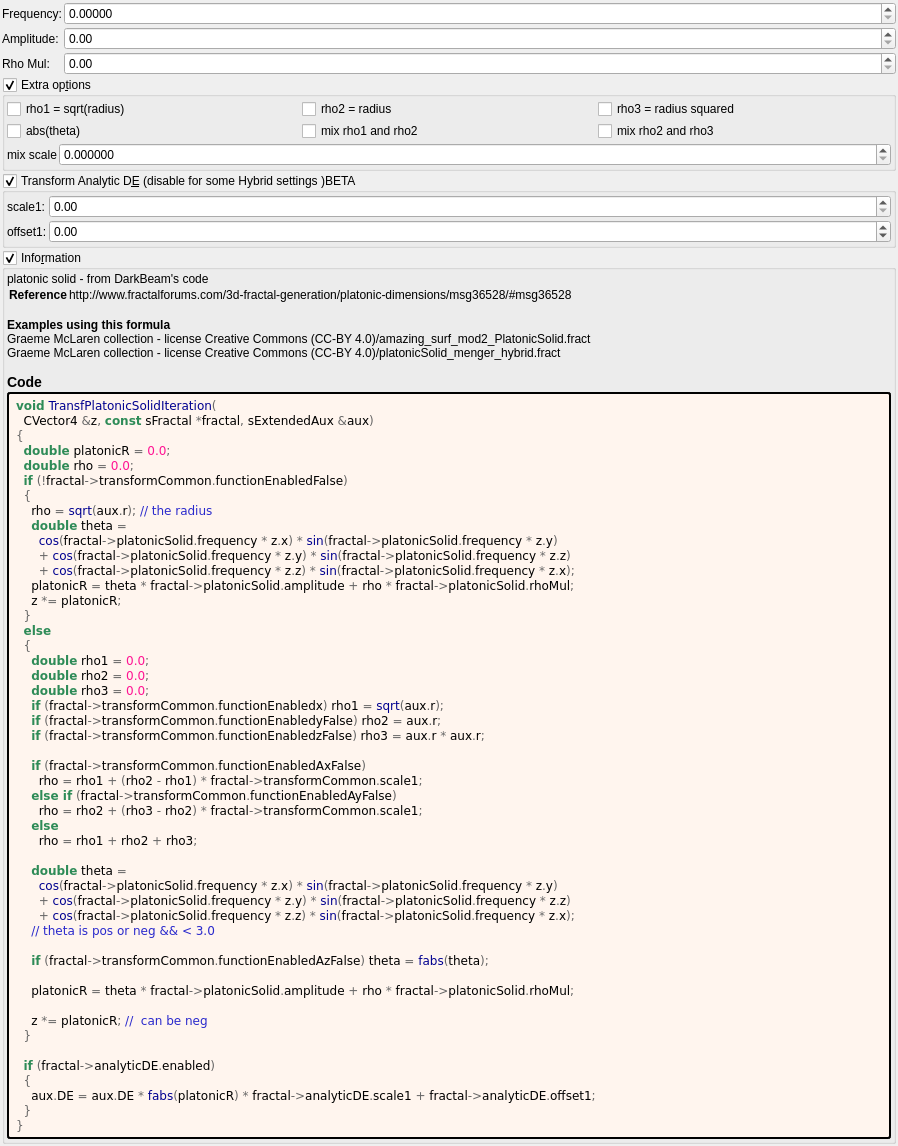
 <widget class="QWidget" name="Form">
  <property name="geometry">
   <rect>
    <x>0</x>
    <y>0</y>
    <width>898</width>
    <height>709</height>
   </rect>
  </property>
  <property name="windowTitle">
   <string notr="true">transf_platonic_solid</string>
  </property>
  <layout class="QVBoxLayout" name="verticalLayout">
   <property name="spacing">
    <number>2</number>
   </property>
   <property name="leftMargin">
    <number>2</number>
   </property>
   <property name="topMargin">
    <number>2</number>
   </property>
   <property name="rightMargin">
    <number>2</number>
   </property>
   <property name="bottomMargin">
    <number>2</number>
   </property>
   <item>
    <layout class="QGridLayout" name="gridLayout" rowstretch="0,0,0,0" columnstretch="0,1">
     <property name="spacing">
      <number>2</number>
     </property>
     <item row="3" column="1">
      <widget class="MyDoubleSpinBox" name="spinbox_platonic_solid_rhoMul">
       <property name="sizePolicy">
        <sizepolicy hsizetype="Minimum" vsizetype="Maximum">
         <horstretch>0</horstretch>
         <verstretch>0</verstretch>
        </sizepolicy>
       </property>
       <property name="prefix">
        <string/>
       </property>
       <property name="suffix">
        <string/>
       </property>
       <property name="decimals">
        <number>2</number>
       </property>
       <property name="minimum">
        <double>0.000000000000000</double>
       </property>
       <property name="maximum">
        <double>1000.000000000000000</double>
       </property>
       <property name="singleStep">
        <double>0.100000000000000</double>
       </property>
      </widget>
     </item>
     <item row="3" column="0">
      <widget class="QLabel" name="label_rhoMul">
       <property name="text">
        <string>Rho Mul:</string>
       </property>
      </widget>
     </item>
     <item row="2" column="1">
      <widget class="MyDoubleSpinBox" name="spinbox_platonic_solid_amplitude">
       <property name="sizePolicy">
        <sizepolicy hsizetype="Minimum" vsizetype="Maximum">
         <horstretch>0</horstretch>
         <verstretch>0</verstretch>
        </sizepolicy>
       </property>
       <property name="prefix">
        <string/>
       </property>
       <property name="suffix">
        <string/>
       </property>
       <property name="decimals">
        <number>2</number>
       </property>
       <property name="minimum">
        <double>0.000000000000000</double>
       </property>
       <property name="maximum">
        <double>1000.000000000000000</double>
       </property>
       <property name="singleStep">
        <double>0.100000000000000</double>
       </property>
      </widget>
     </item>
     <item row="1" column="1">
      <widget class="MyDoubleSpinBox" name="spinbox_platonic_solid_frequency">
       <property name="sizePolicy">
        <sizepolicy hsizetype="Minimum" vsizetype="Maximum">
         <horstretch>0</horstretch>
         <verstretch>0</verstretch>
        </sizepolicy>
       </property>
       <property name="prefix">
        <string/>
       </property>
       <property name="suffix">
        <string/>
       </property>
       <property name="decimals">
        <number>5</number>
       </property>
       <property name="minimum">
        <double>0.000000000000000</double>
       </property>
       <property name="maximum">
        <double>1000.000000000000000</double>
       </property>
       <property name="singleStep">
        <double>0.100000000000000</double>
       </property>
      </widget>
     </item>
     <item row="1" column="0">
      <widget class="QLabel" name="label_frequency">
       <property name="text">
        <string>Frequency:</string>
       </property>
      </widget>
     </item>
     <item row="2" column="0">
      <widget class="QLabel" name="label_amplitude">
       <property name="text">
        <string>Amplitude:</string>
       </property>
      </widget>
     </item>
    </layout>
   </item>
   <item>
    <widget class="MyGroupBox" name="groupCheck_transf_function_enabled_false">
     <property name="title">
      <string>Extra op&amp;tions</string>
     </property>
     <property name="checkable">
      <bool>true</bool>
     </property>
     <layout class="QVBoxLayout" name="verticalLayout_13" stretch="0,0">
      <property name="spacing">
       <number>2</number>
      </property>
      <property name="leftMargin">
       <number>2</number>
      </property>
      <property name="topMargin">
       <number>2</number>
      </property>
      <property name="rightMargin">
       <number>2</number>
      </property>
      <property name="bottomMargin">
       <number>2</number>
      </property>
      <item>
       <layout class="QGridLayout" name="gridLayout_2">
        <item row="0" column="1">
         <widget class="MyCheckBox" name="checkBox_transf_function_enabledy_false">
          <property name="toolTip">
           <string/>
          </property>
          <property name="text">
           <string>rho2 = radius</string>
          </property>
         </widget>
        </item>
        <item row="0" column="2">
         <widget class="MyCheckBox" name="checkBox_transf_function_enabledz_false">
          <property name="toolTip">
           <string/>
          </property>
          <property name="text">
           <string>rho3 = radius squared</string>
          </property>
         </widget>
        </item>
        <item row="0" column="0">
         <widget class="MyCheckBox" name="checkBox_transf_function_enabledx">
          <property name="toolTip">
           <string/>
          </property>
          <property name="text">
           <string>rho1 = sqrt(radius)</string>
          </property>
         </widget>
        </item>
        <item row="1" column="0">
         <widget class="MyCheckBox" name="checkBox_transf_function_enabledAz_false">
          <property name="toolTip">
           <string/>
          </property>
          <property name="text">
           <string>abs(theta)</string>
          </property>
         </widget>
        </item>
        <item row="1" column="1">
         <widget class="MyCheckBox" name="checkBox_transf_function_enabledAx_false">
          <property name="toolTip">
           <string/>
          </property>
          <property name="text">
           <string>mix rho1 and rho2</string>
          </property>
         </widget>
        </item>
        <item row="1" column="2">
         <widget class="MyCheckBox" name="checkBox_transf_function_enabledAy_false">
          <property name="toolTip">
           <string/>
          </property>
          <property name="text">
           <string>mix rho2 and rho3</string>
          </property>
         </widget>
        </item>
       </layout>
      </item>
      <item>
       <layout class="QGridLayout" name="gridLayout_3" rowstretch="0,0" columnstretch="0,1">
        <property name="spacing">
         <number>2</number>
        </property>
        <item row="1" column="1">
         <widget class="MyDoubleSpinBox" name="spinbox_transf_scale_1">
          <property name="sizePolicy">
           <sizepolicy hsizetype="Minimum" vsizetype="Maximum">
            <horstretch>0</horstretch>
            <verstretch>0</verstretch>
           </sizepolicy>
          </property>
          <property name="prefix">
           <string/>
          </property>
          <property name="suffix">
           <string/>
          </property>
          <property name="decimals">
           <number>6</number>
          </property>
          <property name="minimum">
           <double>0.000000000000000</double>
          </property>
          <property name="maximum">
           <double>1.000000000000000</double>
          </property>
          <property name="singleStep">
           <double>0.100000000000000</double>
          </property>
         </widget>
        </item>
        <item row="1" column="0">
         <widget class="QLabel" name="label_mix">
          <property name="text">
           <string>mix scale</string>
          </property>
         </widget>
        </item>
       </layout>
      </item>
     </layout>
    </widget>
   </item>
   <item>
    <widget class="MyGroupBox" name="groupCheck_analyticDE_enabled">
     <property name="title">
      <string>Transform Analytic D&amp;E (disable for some Hybrid settings )BETA</string>
     </property>
     <property name="checkable">
      <bool>true</bool>
     </property>
     <layout class="QVBoxLayout" name="verticalLayout_12" stretch="0">
      <property name="spacing">
       <number>2</number>
      </property>
      <property name="leftMargin">
       <number>2</number>
      </property>
      <property name="topMargin">
       <number>2</number>
      </property>
      <property name="rightMargin">
       <number>2</number>
      </property>
      <property name="bottomMargin">
       <number>2</number>
      </property>
      <item>
       <layout class="QGridLayout" name="gridLayout_28" columnstretch="0,0,1">
        <property name="spacing">
         <number>2</number>
        </property>
        <item row="1" column="1">
         <widget class="QLabel" name="label_178">
          <property name="text">
           <string>offset1:</string>
          </property>
         </widget>
        </item>
        <item row="0" column="1">
         <widget class="QLabel" name="label_179">
          <property name="text">
           <string>scale1:</string>
          </property>
         </widget>
        </item>
        <item row="0" column="2">
         <widget class="MyDoubleSpinBox" name="spinbox_analyticDE_scale_1">
          <property name="sizePolicy">
           <sizepolicy hsizetype="Minimum" vsizetype="Maximum">
            <horstretch>0</horstretch>
            <verstretch>0</verstretch>
           </sizepolicy>
          </property>
          <property name="prefix">
           <string/>
          </property>
          <property name="suffix">
           <string/>
          </property>
          <property name="decimals">
           <number>2</number>
          </property>
          <property name="minimum">
           <double>0.000000000000000</double>
          </property>
          <property name="maximum">
           <double>99.989999999999995</double>
          </property>
          <property name="singleStep">
           <double>0.100000000000000</double>
          </property>
         </widget>
        </item>
        <item row="1" column="2">
         <widget class="MyDoubleSpinBox" name="spinbox_analyticDE_offset_1">
          <property name="sizePolicy">
           <sizepolicy hsizetype="Minimum" vsizetype="Maximum">
            <horstretch>0</horstretch>
            <verstretch>0</verstretch>
           </sizepolicy>
          </property>
          <property name="prefix">
           <string/>
          </property>
          <property name="suffix">
           <string/>
          </property>
          <property name="decimals">
           <number>2</number>
          </property>
          <property name="minimum">
           <double>-99.989999999999995</double>
          </property>
          <property name="maximum">
           <double>99.989999999999995</double>
          </property>
          <property name="singleStep">
           <double>0.100000000000000</double>
          </property>
         </widget>
        </item>
       </layout>
      </item>
     </layout>
    </widget>
   </item>
   <item>
    <widget class="MyGroupBox" name="groupCheck_info">
     <property name="title">
      <string>Info&amp;rmation</string>
     </property>
     <property name="flat">
      <bool>false</bool>
     </property>
     <property name="checkable">
      <bool>true</bool>
     </property>
     <layout class="QVBoxLayout" name="verticalLayout_2">
      <property name="spacing">
       <number>2</number>
      </property>
      <property name="leftMargin">
       <number>2</number>
      </property>
      <property name="topMargin">
       <number>2</number>
      </property>
      <property name="rightMargin">
       <number>2</number>
      </property>
      <property name="bottomMargin">
       <number>2</number>
      </property>
      <item>
       <widget class="QLabel" name="label_information_general">
        <property name="text">
         <string notr="true">&lt;p&gt;platonic solid - from DarkBeam&#039;s code&lt;/p&gt;&lt;table&gt;
&lt;tr&gt;&lt;th&gt;Reference&lt;/th&gt;&lt;td&gt;http://www.fractalforums.com/3d-fractal-generation/platonic-dimensions/msg36528/#msg36528&lt;br&gt;
&lt;/td&gt;&lt;/tr&gt;
&lt;/table&gt;
&lt;br&gt;&lt;b&gt;Examples using this formula&lt;/b&gt;&lt;br&gt;Graeme McLaren  collection - license Creative Commons  (CC-BY 4.0)/amazing_surf_mod2_PlatonicSolid.fract&lt;br&gt;Graeme McLaren  collection - license Creative Commons  (CC-BY 4.0)/platonicSolid_menger_hybrid.fract&lt;h3&gt;Code&lt;/h3&gt;</string>
        </property>
        <property name="wordWrap">
         <bool>true</bool>
        </property>
        <property name="openExternalLinks">
         <bool>true</bool>
        </property>
        <property name="textInteractionFlags">
         <set>Qt::LinksAccessibleByMouse|Qt::TextSelectableByMouse</set>
        </property>
       </widget>
      </item>
      <item>
       <widget class="QLabel" name="label_code_content">
        <property name="styleSheet">
         <string notr="true">border-style: outset; border-width: 2px; border-radius: 3px; border-color: black; background-color: #fff5ee; padding: 4px;</string>
        </property>
        <property name="text">
         <string notr="true">&lt;body style=&quot;background-color:#fff5ee&quot;&gt;
&lt;pre style=&quot;color:#000000; background-color:#fff5ee;  font-family:&#039;Courier New&#039;,monospace;white-space: pre-wrap;&quot;&gt;&lt;span style=&quot;color:#2e8b57; font-weight:bold&quot;&gt;void&lt;/span&gt; &lt;span style=&quot;color:#00008f&quot;&gt;TransfPlatonicSolidIteration&lt;/span&gt;&lt;span style=&quot;color:#676767&quot;&gt;(&lt;/span&gt;
  CVector4 &lt;span style=&quot;color:#676767&quot;&gt;&amp;amp;&lt;/span&gt;z&lt;span style=&quot;color:#676767&quot;&gt;,&lt;/span&gt; &lt;span style=&quot;color:#2e8b57; font-weight:bold&quot;&gt;const&lt;/span&gt; sFractal &lt;span style=&quot;color:#676767&quot;&gt;*&lt;/span&gt;fractal&lt;span style=&quot;color:#676767&quot;&gt;,&lt;/span&gt; sExtendedAux &lt;span style=&quot;color:#676767&quot;&gt;&amp;amp;&lt;/span&gt;aux&lt;span style=&quot;color:#676767&quot;&gt;)&lt;/span&gt;
&lt;span style=&quot;color:#676767&quot;&gt;{&lt;/span&gt;
  &lt;span style=&quot;color:#2e8b57; font-weight:bold&quot;&gt;double&lt;/span&gt; platonicR &lt;span style=&quot;color:#676767&quot;&gt;=&lt;/span&gt; &lt;span style=&quot;color:#ff1493&quot;&gt;0.0&lt;/span&gt;&lt;span style=&quot;color:#676767&quot;&gt;;&lt;/span&gt;
  &lt;span style=&quot;color:#2e8b57; font-weight:bold&quot;&gt;double&lt;/span&gt; rho &lt;span style=&quot;color:#676767&quot;&gt;=&lt;/span&gt; &lt;span style=&quot;color:#ff1493&quot;&gt;0.0&lt;/span&gt;&lt;span style=&quot;color:#676767&quot;&gt;;&lt;/span&gt;
  &lt;span style=&quot;color:#2e8b57; font-weight:bold&quot;&gt;if&lt;/span&gt; &lt;span style=&quot;color:#676767&quot;&gt;(!&lt;/span&gt;fractal&lt;span style=&quot;color:#676767&quot;&gt;-&amp;gt;&lt;/span&gt;transformCommon&lt;span style=&quot;color:#676767&quot;&gt;.&lt;/span&gt;functionEnabledFalse&lt;span style=&quot;color:#676767&quot;&gt;)&lt;/span&gt;
  &lt;span style=&quot;color:#676767&quot;&gt;{&lt;/span&gt;
    rho &lt;span style=&quot;color:#676767&quot;&gt;=&lt;/span&gt; &lt;span style=&quot;color:#00008f&quot;&gt;sqrt&lt;/span&gt;&lt;span style=&quot;color:#676767&quot;&gt;(&lt;/span&gt;aux&lt;span style=&quot;color:#676767&quot;&gt;.&lt;/span&gt;r&lt;span style=&quot;color:#676767&quot;&gt;);&lt;/span&gt; &lt;span style=&quot;color:#2929cc&quot;&gt;// the radius&lt;/span&gt;
    &lt;span style=&quot;color:#2e8b57; font-weight:bold&quot;&gt;double&lt;/span&gt; theta &lt;span style=&quot;color:#676767&quot;&gt;=&lt;/span&gt;
      &lt;span style=&quot;color:#00008f&quot;&gt;cos&lt;/span&gt;&lt;span style=&quot;color:#676767&quot;&gt;(&lt;/span&gt;fractal&lt;span style=&quot;color:#676767&quot;&gt;-&amp;gt;&lt;/span&gt;platonicSolid&lt;span style=&quot;color:#676767&quot;&gt;.&lt;/span&gt;frequency &lt;span style=&quot;color:#676767&quot;&gt;*&lt;/span&gt; z&lt;span style=&quot;color:#676767&quot;&gt;.&lt;/span&gt;x&lt;span style=&quot;color:#676767&quot;&gt;) *&lt;/span&gt; &lt;span style=&quot;color:#00008f&quot;&gt;sin&lt;/span&gt;&lt;span style=&quot;color:#676767&quot;&gt;(&lt;/span&gt;fractal&lt;span style=&quot;color:#676767&quot;&gt;-&amp;gt;&lt;/span&gt;platonicSolid&lt;span style=&quot;color:#676767&quot;&gt;.&lt;/span&gt;frequency &lt;span style=&quot;color:#676767&quot;&gt;*&lt;/span&gt; z&lt;span style=&quot;color:#676767&quot;&gt;.&lt;/span&gt;y&lt;span style=&quot;color:#676767&quot;&gt;)&lt;/span&gt;
      &lt;span style=&quot;color:#676767&quot;&gt;+&lt;/span&gt; &lt;span style=&quot;color:#00008f&quot;&gt;cos&lt;/span&gt;&lt;span style=&quot;color:#676767&quot;&gt;(&lt;/span&gt;fractal&lt;span style=&quot;color:#676767&quot;&gt;-&amp;gt;&lt;/span&gt;platonicSolid&lt;span style=&quot;color:#676767&quot;&gt;.&lt;/span&gt;frequency &lt;span style=&quot;color:#676767&quot;&gt;*&lt;/span&gt; z&lt;span style=&quot;color:#676767&quot;&gt;.&lt;/span&gt;y&lt;span style=&quot;color:#676767&quot;&gt;) *&lt;/span&gt; &lt;span style=&quot;color:#00008f&quot;&gt;sin&lt;/span&gt;&lt;span style=&quot;color:#676767&quot;&gt;(&lt;/span&gt;fractal&lt;span style=&quot;color:#676767&quot;&gt;-&amp;gt;&lt;/span&gt;platonicSolid&lt;span style=&quot;color:#676767&quot;&gt;.&lt;/span&gt;frequency &lt;span style=&quot;color:#676767&quot;&gt;*&lt;/span&gt; z&lt;span style=&quot;color:#676767&quot;&gt;.&lt;/span&gt;z&lt;span style=&quot;color:#676767&quot;&gt;)&lt;/span&gt;
      &lt;span style=&quot;color:#676767&quot;&gt;+&lt;/span&gt; &lt;span style=&quot;color:#00008f&quot;&gt;cos&lt;/span&gt;&lt;span style=&quot;color:#676767&quot;&gt;(&lt;/span&gt;fractal&lt;span style=&quot;color:#676767&quot;&gt;-&amp;gt;&lt;/span&gt;platonicSolid&lt;span style=&quot;color:#676767&quot;&gt;.&lt;/span&gt;frequency &lt;span style=&quot;color:#676767&quot;&gt;*&lt;/span&gt; z&lt;span style=&quot;color:#676767&quot;&gt;.&lt;/span&gt;z&lt;span style=&quot;color:#676767&quot;&gt;) *&lt;/span&gt; &lt;span style=&quot;color:#00008f&quot;&gt;sin&lt;/span&gt;&lt;span style=&quot;color:#676767&quot;&gt;(&lt;/span&gt;fractal&lt;span style=&quot;color:#676767&quot;&gt;-&amp;gt;&lt;/span&gt;platonicSolid&lt;span style=&quot;color:#676767&quot;&gt;.&lt;/span&gt;frequency &lt;span style=&quot;color:#676767&quot;&gt;*&lt;/span&gt; z&lt;span style=&quot;color:#676767&quot;&gt;.&lt;/span&gt;x&lt;span style=&quot;color:#676767&quot;&gt;);&lt;/span&gt;
    platonicR &lt;span style=&quot;color:#676767&quot;&gt;=&lt;/span&gt; theta &lt;span style=&quot;color:#676767&quot;&gt;*&lt;/span&gt; fractal&lt;span style=&quot;color:#676767&quot;&gt;-&amp;gt;&lt;/span&gt;platonicSolid&lt;span style=&quot;color:#676767&quot;&gt;.&lt;/span&gt;amplitude &lt;span style=&quot;color:#676767&quot;&gt;+&lt;/span&gt; rho &lt;span style=&quot;color:#676767&quot;&gt;*&lt;/span&gt; fractal&lt;span style=&quot;color:#676767&quot;&gt;-&amp;gt;&lt;/span&gt;platonicSolid&lt;span style=&quot;color:#676767&quot;&gt;.&lt;/span&gt;rhoMul&lt;span style=&quot;color:#676767&quot;&gt;;&lt;/span&gt;
    z &lt;span style=&quot;color:#676767&quot;&gt;*=&lt;/span&gt; platonicR&lt;span style=&quot;color:#676767&quot;&gt;;&lt;/span&gt;
  &lt;span style=&quot;color:#676767&quot;&gt;}&lt;/span&gt;
  &lt;span style=&quot;color:#2e8b57; font-weight:bold&quot;&gt;else&lt;/span&gt;
  &lt;span style=&quot;color:#676767&quot;&gt;{&lt;/span&gt;
    &lt;span style=&quot;color:#2e8b57; font-weight:bold&quot;&gt;double&lt;/span&gt; rho1 &lt;span style=&quot;color:#676767&quot;&gt;=&lt;/span&gt; &lt;span style=&quot;color:#ff1493&quot;&gt;0.0&lt;/span&gt;&lt;span style=&quot;color:#676767&quot;&gt;;&lt;/span&gt;
    &lt;span style=&quot;color:#2e8b57; font-weight:bold&quot;&gt;double&lt;/span&gt; rho2 &lt;span style=&quot;color:#676767&quot;&gt;=&lt;/span&gt; &lt;span style=&quot;color:#ff1493&quot;&gt;0.0&lt;/span&gt;&lt;span style=&quot;color:#676767&quot;&gt;;&lt;/span&gt;
    &lt;span style=&quot;color:#2e8b57; font-weight:bold&quot;&gt;double&lt;/span&gt; rho3 &lt;span style=&quot;color:#676767&quot;&gt;=&lt;/span&gt; &lt;span style=&quot;color:#ff1493&quot;&gt;0.0&lt;/span&gt;&lt;span style=&quot;color:#676767&quot;&gt;;&lt;/span&gt;
    &lt;span style=&quot;color:#2e8b57; font-weight:bold&quot;&gt;if&lt;/span&gt; &lt;span style=&quot;color:#676767&quot;&gt;(&lt;/span&gt;fractal&lt;span style=&quot;color:#676767&quot;&gt;-&amp;gt;&lt;/span&gt;transformCommon&lt;span style=&quot;color:#676767&quot;&gt;.&lt;/span&gt;functionEnabledx&lt;span style=&quot;color:#676767&quot;&gt;)&lt;/span&gt; rho1 &lt;span style=&quot;color:#676767&quot;&gt;=&lt;/span&gt; &lt;span style=&quot;color:#00008f&quot;&gt;sqrt&lt;/span&gt;&lt;span style=&quot;color:#676767&quot;&gt;(&lt;/span&gt;aux&lt;span style=&quot;color:#676767&quot;&gt;.&lt;/span&gt;r&lt;span style=&quot;color:#676767&quot;&gt;);&lt;/span&gt;
    &lt;span style=&quot;color:#2e8b57; font-weight:bold&quot;&gt;if&lt;/span&gt; &lt;span style=&quot;color:#676767&quot;&gt;(&lt;/span&gt;fractal&lt;span style=&quot;color:#676767&quot;&gt;-&amp;gt;&lt;/span&gt;transformCommon&lt;span style=&quot;color:#676767&quot;&gt;.&lt;/span&gt;functionEnabledyFalse&lt;span style=&quot;color:#676767&quot;&gt;)&lt;/span&gt; rho2 &lt;span style=&quot;color:#676767&quot;&gt;=&lt;/span&gt; aux&lt;span style=&quot;color:#676767&quot;&gt;.&lt;/span&gt;r&lt;span style=&quot;color:#676767&quot;&gt;;&lt;/span&gt;
    &lt;span style=&quot;color:#2e8b57; font-weight:bold&quot;&gt;if&lt;/span&gt; &lt;span style=&quot;color:#676767&quot;&gt;(&lt;/span&gt;fractal&lt;span style=&quot;color:#676767&quot;&gt;-&amp;gt;&lt;/span&gt;transformCommon&lt;span style=&quot;color:#676767&quot;&gt;.&lt;/span&gt;functionEnabledzFalse&lt;span style=&quot;color:#676767&quot;&gt;)&lt;/span&gt; rho3 &lt;span style=&quot;color:#676767&quot;&gt;=&lt;/span&gt; aux&lt;span style=&quot;color:#676767&quot;&gt;.&lt;/span&gt;r &lt;span style=&quot;color:#676767&quot;&gt;*&lt;/span&gt; aux&lt;span style=&quot;color:#676767&quot;&gt;.&lt;/span&gt;r&lt;span style=&quot;color:#676767&quot;&gt;;&lt;/span&gt;

    &lt;span style=&quot;color:#2e8b57; font-weight:bold&quot;&gt;if&lt;/span&gt; &lt;span style=&quot;color:#676767&quot;&gt;(&lt;/span&gt;fractal&lt;span style=&quot;color:#676767&quot;&gt;-&amp;gt;&lt;/span&gt;transformCommon&lt;span style=&quot;color:#676767&quot;&gt;.&lt;/span&gt;functionEnabledAxFalse&lt;span style=&quot;color:#676767&quot;&gt;)&lt;/span&gt;
      rho &lt;span style=&quot;color:#676767&quot;&gt;=&lt;/span&gt; rho1 &lt;span style=&quot;color:#676767&quot;&gt;+ (&lt;/span&gt;rho2 &lt;span style=&quot;color:#676767&quot;&gt;-&lt;/span&gt; rho1&lt;span style=&quot;color:#676767&quot;&gt;) *&lt;/span&gt; fractal&lt;span style=&quot;color:#676767&quot;&gt;-&amp;gt;&lt;/span&gt;transformCommon&lt;span style=&quot;color:#676767&quot;&gt;.&lt;/span&gt;scale1&lt;span style=&quot;color:#676767&quot;&gt;;&lt;/span&gt;
    &lt;span style=&quot;color:#2e8b57; font-weight:bold&quot;&gt;else if&lt;/span&gt; &lt;span style=&quot;color:#676767&quot;&gt;(&lt;/span&gt;fractal&lt;span style=&quot;color:#676767&quot;&gt;-&amp;gt;&lt;/span&gt;transformCommon&lt;span style=&quot;color:#676767&quot;&gt;.&lt;/span&gt;functionEnabledAyFalse&lt;span style=&quot;color:#676767&quot;&gt;)&lt;/span&gt;
      rho &lt;span style=&quot;color:#676767&quot;&gt;=&lt;/span&gt; rho2 &lt;span style=&quot;color:#676767&quot;&gt;+ (&lt;/span&gt;rho3 &lt;span style=&quot;color:#676767&quot;&gt;-&lt;/span&gt; rho2&lt;span style=&quot;color:#676767&quot;&gt;) *&lt;/span&gt; fractal&lt;span style=&quot;color:#676767&quot;&gt;-&amp;gt;&lt;/span&gt;transformCommon&lt;span style=&quot;color:#676767&quot;&gt;.&lt;/span&gt;scale1&lt;span style=&quot;color:#676767&quot;&gt;;&lt;/span&gt;
    &lt;span style=&quot;color:#2e8b57; font-weight:bold&quot;&gt;else&lt;/span&gt;
      rho &lt;span style=&quot;color:#676767&quot;&gt;=&lt;/span&gt; rho1 &lt;span style=&quot;color:#676767&quot;&gt;+&lt;/span&gt; rho2 &lt;span style=&quot;color:#676767&quot;&gt;+&lt;/span&gt; rho3&lt;span style=&quot;color:#676767&quot;&gt;;&lt;/span&gt;

    &lt;span style=&quot;color:#2e8b57; font-weight:bold&quot;&gt;double&lt;/span&gt; theta &lt;span style=&quot;color:#676767&quot;&gt;=&lt;/span&gt;
      &lt;span style=&quot;color:#00008f&quot;&gt;cos&lt;/span&gt;&lt;span style=&quot;color:#676767&quot;&gt;(&lt;/span&gt;fractal&lt;span style=&quot;color:#676767&quot;&gt;-&amp;gt;&lt;/span&gt;platonicSolid&lt;span style=&quot;color:#676767&quot;&gt;.&lt;/span&gt;frequency &lt;span style=&quot;color:#676767&quot;&gt;*&lt;/span&gt; z&lt;span style=&quot;color:#676767&quot;&gt;.&lt;/span&gt;x&lt;span style=&quot;color:#676767&quot;&gt;) *&lt;/span&gt; &lt;span style=&quot;color:#00008f&quot;&gt;sin&lt;/span&gt;&lt;span style=&quot;color:#676767&quot;&gt;(&lt;/span&gt;fractal&lt;span style=&quot;color:#676767&quot;&gt;-&amp;gt;&lt;/span&gt;platonicSolid&lt;span style=&quot;color:#676767&quot;&gt;.&lt;/span&gt;frequency &lt;span style=&quot;color:#676767&quot;&gt;*&lt;/span&gt; z&lt;span style=&quot;color:#676767&quot;&gt;.&lt;/span&gt;y&lt;span style=&quot;color:#676767&quot;&gt;)&lt;/span&gt;
      &lt;span style=&quot;color:#676767&quot;&gt;+&lt;/span&gt; &lt;span style=&quot;color:#00008f&quot;&gt;cos&lt;/span&gt;&lt;span style=&quot;color:#676767&quot;&gt;(&lt;/span&gt;fractal&lt;span style=&quot;color:#676767&quot;&gt;-&amp;gt;&lt;/span&gt;platonicSolid&lt;span style=&quot;color:#676767&quot;&gt;.&lt;/span&gt;frequency &lt;span style=&quot;color:#676767&quot;&gt;*&lt;/span&gt; z&lt;span style=&quot;color:#676767&quot;&gt;.&lt;/span&gt;y&lt;span style=&quot;color:#676767&quot;&gt;) *&lt;/span&gt; &lt;span style=&quot;color:#00008f&quot;&gt;sin&lt;/span&gt;&lt;span style=&quot;color:#676767&quot;&gt;(&lt;/span&gt;fractal&lt;span style=&quot;color:#676767&quot;&gt;-&amp;gt;&lt;/span&gt;platonicSolid&lt;span style=&quot;color:#676767&quot;&gt;.&lt;/span&gt;frequency &lt;span style=&quot;color:#676767&quot;&gt;*&lt;/span&gt; z&lt;span style=&quot;color:#676767&quot;&gt;.&lt;/span&gt;z&lt;span style=&quot;color:#676767&quot;&gt;)&lt;/span&gt;
      &lt;span style=&quot;color:#676767&quot;&gt;+&lt;/span&gt; &lt;span style=&quot;color:#00008f&quot;&gt;cos&lt;/span&gt;&lt;span style=&quot;color:#676767&quot;&gt;(&lt;/span&gt;fractal&lt;span style=&quot;color:#676767&quot;&gt;-&amp;gt;&lt;/span&gt;platonicSolid&lt;span style=&quot;color:#676767&quot;&gt;.&lt;/span&gt;frequency &lt;span style=&quot;color:#676767&quot;&gt;*&lt;/span&gt; z&lt;span style=&quot;color:#676767&quot;&gt;.&lt;/span&gt;z&lt;span style=&quot;color:#676767&quot;&gt;) *&lt;/span&gt; &lt;span style=&quot;color:#00008f&quot;&gt;sin&lt;/span&gt;&lt;span style=&quot;color:#676767&quot;&gt;(&lt;/span&gt;fractal&lt;span style=&quot;color:#676767&quot;&gt;-&amp;gt;&lt;/span&gt;platonicSolid&lt;span style=&quot;color:#676767&quot;&gt;.&lt;/span&gt;frequency &lt;span style=&quot;color:#676767&quot;&gt;*&lt;/span&gt; z&lt;span style=&quot;color:#676767&quot;&gt;.&lt;/span&gt;x&lt;span style=&quot;color:#676767&quot;&gt;);&lt;/span&gt;
    &lt;span style=&quot;color:#2929cc&quot;&gt;// theta is pos or neg &amp;amp;&amp;amp; &amp;lt; 3.0&lt;/span&gt;

    &lt;span style=&quot;color:#2e8b57; font-weight:bold&quot;&gt;if&lt;/span&gt; &lt;span style=&quot;color:#676767&quot;&gt;(&lt;/span&gt;fractal&lt;span style=&quot;color:#676767&quot;&gt;-&amp;gt;&lt;/span&gt;transformCommon&lt;span style=&quot;color:#676767&quot;&gt;.&lt;/span&gt;functionEnabledAzFalse&lt;span style=&quot;color:#676767&quot;&gt;)&lt;/span&gt; theta &lt;span style=&quot;color:#676767&quot;&gt;=&lt;/span&gt; &lt;span style=&quot;color:#00008f&quot;&gt;fabs&lt;/span&gt;&lt;span style=&quot;color:#676767&quot;&gt;(&lt;/span&gt;theta&lt;span style=&quot;color:#676767&quot;&gt;);&lt;/span&gt;

    platonicR &lt;span style=&quot;color:#676767&quot;&gt;=&lt;/span&gt; theta &lt;span style=&quot;color:#676767&quot;&gt;*&lt;/span&gt; fractal&lt;span style=&quot;color:#676767&quot;&gt;-&amp;gt;&lt;/span&gt;platonicSolid&lt;span style=&quot;color:#676767&quot;&gt;.&lt;/span&gt;amplitude &lt;span style=&quot;color:#676767&quot;&gt;+&lt;/span&gt; rho &lt;span style=&quot;color:#676767&quot;&gt;*&lt;/span&gt; fractal&lt;span style=&quot;color:#676767&quot;&gt;-&amp;gt;&lt;/span&gt;platonicSolid&lt;span style=&quot;color:#676767&quot;&gt;.&lt;/span&gt;rhoMul&lt;span style=&quot;color:#676767&quot;&gt;;&lt;/span&gt;

    z &lt;span style=&quot;color:#676767&quot;&gt;*=&lt;/span&gt; platonicR&lt;span style=&quot;color:#676767&quot;&gt;;&lt;/span&gt; &lt;span style=&quot;color:#2929cc&quot;&gt;//  can be neg&lt;/span&gt;
  &lt;span style=&quot;color:#676767&quot;&gt;}&lt;/span&gt;

  &lt;span style=&quot;color:#2e8b57; font-weight:bold&quot;&gt;if&lt;/span&gt; &lt;span style=&quot;color:#676767&quot;&gt;(&lt;/span&gt;fractal&lt;span style=&quot;color:#676767&quot;&gt;-&amp;gt;&lt;/span&gt;analyticDE&lt;span style=&quot;color:#676767&quot;&gt;.&lt;/span&gt;enabled&lt;span style=&quot;color:#676767&quot;&gt;)&lt;/span&gt;
  &lt;span style=&quot;color:#676767&quot;&gt;{&lt;/span&gt;
    aux&lt;span style=&quot;color:#676767&quot;&gt;.&lt;/span&gt;DE &lt;span style=&quot;color:#676767&quot;&gt;=&lt;/span&gt; aux&lt;span style=&quot;color:#676767&quot;&gt;.&lt;/span&gt;DE &lt;span style=&quot;color:#676767&quot;&gt;*&lt;/span&gt; &lt;span style=&quot;color:#00008f&quot;&gt;fabs&lt;/span&gt;&lt;span style=&quot;color:#676767&quot;&gt;(&lt;/span&gt;platonicR&lt;span style=&quot;color:#676767&quot;&gt;) *&lt;/span&gt; fractal&lt;span style=&quot;color:#676767&quot;&gt;-&amp;gt;&lt;/span&gt;analyticDE&lt;span style=&quot;color:#676767&quot;&gt;.&lt;/span&gt;scale1 &lt;span style=&quot;color:#676767&quot;&gt;+&lt;/span&gt; fractal&lt;span style=&quot;color:#676767&quot;&gt;-&amp;gt;&lt;/span&gt;analyticDE&lt;span style=&quot;color:#676767&quot;&gt;.&lt;/span&gt;offset1&lt;span style=&quot;color:#676767&quot;&gt;;&lt;/span&gt;
  &lt;span style=&quot;color:#676767&quot;&gt;}&lt;/span&gt;
&lt;span style=&quot;color:#676767&quot;&gt;}&lt;/span&gt;
&lt;/pre&gt;
&lt;/body&gt;</string>
        </property>
        <property name="wordWrap">
         <bool>true</bool>
        </property>
        <property name="openExternalLinks">
         <bool>true</bool>
        </property>
        <property name="textInteractionFlags">
         <set>Qt::LinksAccessibleByMouse|Qt::TextSelectableByMouse</set>
        </property>
       </widget>
      </item>
     </layout>
    </widget>
   </item>
   <item>
    <spacer name="verticalSpacer">
     <property name="orientation">
      <enum>Qt::Vertical</enum>
     </property>
     <property name="sizeHint" stdset="0">
      <size>
       <width>20</width>
       <height>40</height>
      </size>
     </property>
    </spacer>
   </item>
  </layout>
 </widget>
